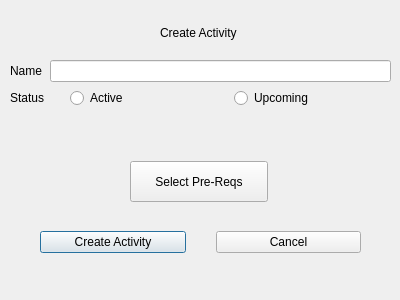
<?xml version="1.0" encoding="UTF-8"?>
<ui version="4.0">
 <class>ActivityCreateWindow</class>
 <widget class="QDialog" name="ActivityCreateWindow">
  <property name="geometry">
   <rect>
    <x>0</x>
    <y>0</y>
    <width>400</width>
    <height>300</height>
   </rect>
  </property>
  <property name="windowTitle">
   <string>Dialog</string>
  </property>
  <widget class="QWidget" name="formLayoutWidget">
   <property name="geometry">
    <rect>
     <x>10</x>
     <y>60</y>
     <width>381</width>
     <height>81</height>
    </rect>
   </property>
   <layout class="QFormLayout" name="formLayout">
    <item row="0" column="0">
     <widget class="QLabel" name="actNameLabel">
      <property name="text">
       <string>Name</string>
      </property>
     </widget>
    </item>
    <item row="0" column="1">
     <widget class="QLineEdit" name="actNameTF"/>
    </item>
    <item row="1" column="1">
     <layout class="QHBoxLayout" name="horizontalLayout_3">
      <property name="spacing">
       <number>6</number>
      </property>
      <property name="leftMargin">
       <number>20</number>
      </property>
      <item>
       <widget class="QRadioButton" name="activeRadioButton">
        <property name="text">
         <string>Active</string>
        </property>
       </widget>
      </item>
      <item>
       <widget class="QRadioButton" name="upcomingRadioButton">
        <property name="text">
         <string>Upcoming</string>
        </property>
       </widget>
      </item>
     </layout>
    </item>
    <item row="1" column="0">
     <widget class="QLabel" name="statusLabel">
      <property name="text">
       <string>Status</string>
      </property>
     </widget>
    </item>
   </layout>
  </widget>
  <widget class="QLabel" name="createActivityLabel">
   <property name="geometry">
    <rect>
     <x>160</x>
     <y>20</y>
     <width>200</width>
     <height>25</height>
    </rect>
   </property>
   <property name="text">
    <string>Create Activity</string>
   </property>
  </widget>
  <widget class="QWidget" name="layoutWidget">
   <property name="geometry">
    <rect>
     <x>10</x>
     <y>230</y>
     <width>381</width>
     <height>24</height>
    </rect>
   </property>
   <layout class="QHBoxLayout" name="horizontalLayout">
    <property name="spacing">
     <number>30</number>
    </property>
    <property name="leftMargin">
     <number>30</number>
    </property>
    <property name="rightMargin">
     <number>30</number>
    </property>
    <item>
     <widget class="QPushButton" name="createActivityButton">
      <property name="text">
       <string>Create Activity</string>
      </property>
     </widget>
    </item>
    <item>
     <widget class="QPushButton" name="cancelButton">
      <property name="text">
       <string>Cancel</string>
      </property>
     </widget>
    </item>
   </layout>
  </widget>
  <widget class="QPushButton" name="preReqSelectButton">
   <property name="geometry">
    <rect>
     <x>130</x>
     <y>161</y>
     <width>138</width>
     <height>41</height>
    </rect>
   </property>
   <property name="text">
    <string>Select Pre-Reqs</string>
   </property>
  </widget>
 </widget>
 <resources/>
 <connections/>
</ui>
